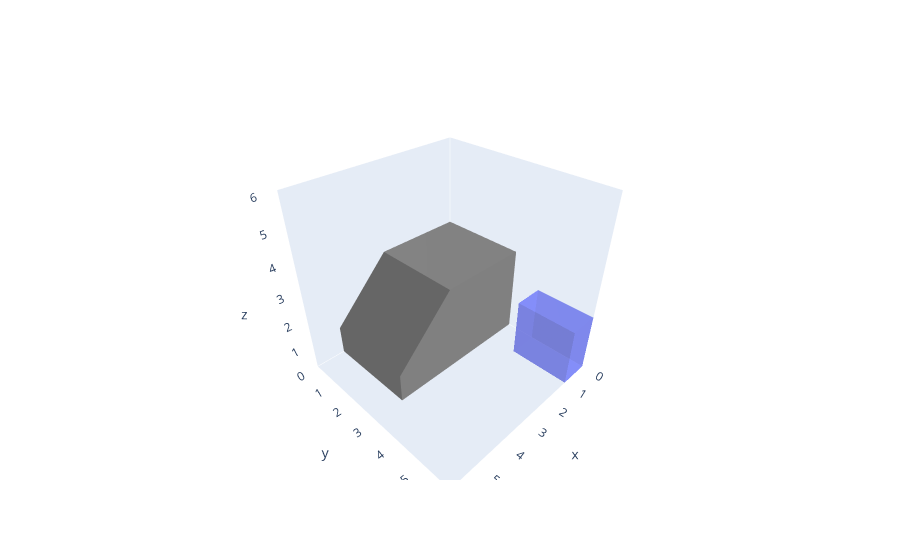

Here is the notebook cell this chart was saved with:
### Code cell
plotter.plot_all(vol_space, article, plot_unavailable=True)

### Figure 1 — Plotly figure (JSON) as saved in the notebook; plotly's stock layout.template omitted (floating-point values rounded to 4 significant figures)
{"data": [{"alphahull": 0, "flatshading": true, "hoverinfo": "name", "name": "Article", "opacity": 0.5, "type": "mesh3d", "x": [0, 0, 1, 1, 0, 0, 1, 1], "y": [4, 6, 6, 4, 4, 6, 6, 4], "z": [0, 0, 0, 0, 2, 2, 2, 2]}, {"alphahull": 0, "color": "grey", "flatshading": true, "type": "mesh3d", "x": [0, 0, 0, 0, 0, 0, 0, 0, 0, 0, 0, 0, 1, 1, 1, 1, 2, 2, 2, 2, 3, 3, 3, 3, 3, 3, 3, 3, 4, 4, 4, 4, 5, 5, 5, 5, 5, 5, 5, 5], "y": [0, 0, 0, 0, 1, 1, 2, 2, 3, 3, 3, 3, 0, 0, 3, 3, 0, 0, 3, 3, 0, 0, 0, 1, 2, 3, 3, 3, 0, 0, 3, 3, 0, 0, 1, 1, 2, 2, 3, 3], "z": [0, 1, 2, 3, 0, 3, 0, 3, 0, 1, 2, 3, 0, 3, 0, 3, 0, 3, 0, 3, 0, 2, 3, 3, 3, 0, 2, 3, 0, 1, 0, 1, 0, 1, 0, 1, 0, 1, 0, 1]}], "layout": {"autosize": true, "scene": {"aspectmode": "cube", "aspectratio": {"x": 1, "y": 1, "z": 1}, "xaxis": {"range": [0, 6], "showgrid": false, "showspikes": false, "type": "linear"}, "yaxis": {"range": [0, 6], "showgrid": false, "showspikes": false, "type": "linear"}, "zaxis": {"range": [0, 6], "showgrid": false, "showspikes": false, "type": "linear"}}}}
